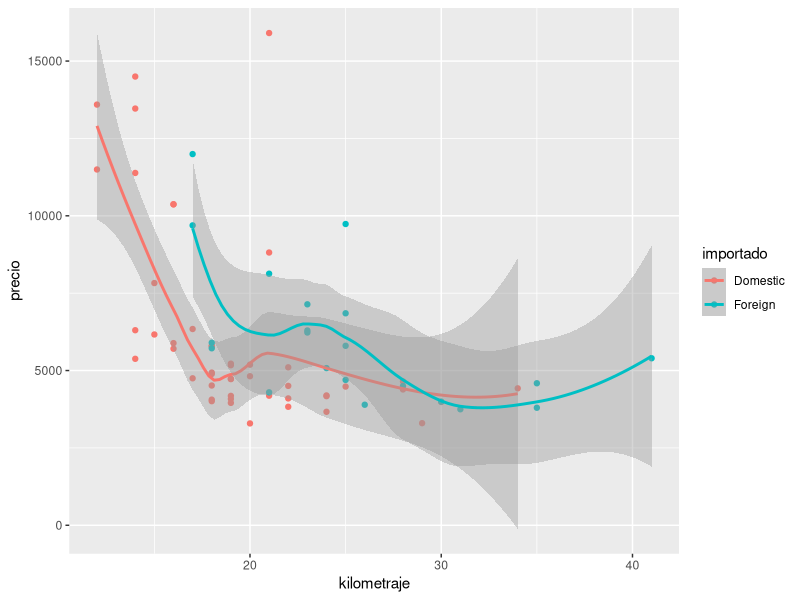

Recreate this plot in R.




datos <- read.csv("data/datos1.csv")



datos1 <- na.omit(datos)

table(datos1$importado) #VEAMOS LAS CATEGORIAS DE LA VARIABLE IMPORTADO


datos1$domestic <- ifelse(datos1$importado == "Domestic",1,0)

datos1$foreign <- ifelse(datos1$importado == "Foreign",1,0)




names(datos1)

# USO 1: EL PRECIO DE LOS AUTOS NACIONALES E IMPORTADOS SON IGUALES

m1 <- lm(precio ~ kilometraje, data = datos1)

summary(m1)


# USO 2: EL PRECIO DE LOS CARROS IMPORTADOS ES MAYOR A DE LOS NACIONALES (CAMBIO PROPORCIONAL)

m2 <- lm(precio ~ kilometraje + foreign, data = datos1)

summary(m2)



# USO 3: EL PRECIO DE LOS CARROS IMPORTADOS ES MAYOR A DE LOS NACIONALES (CAMBIO ESTRUCTURAL)


datos1$new <- datos1$kilometraje * datos1$foreign

m3 <- lm(precio ~ kilometraje + new, data = datos1)

summary(m3)



# USO 4: 

m4 <- lm(precio ~ kilometraje * foreign, data = datos1)

summary(m4)



m4.1 <- lm(precio ~ kilometraje+foreign+new,data=datos1)

summary(m4.1)







# 




m5 <- lm(precio ~ kilometraje + mejoras+foreign+domestic, data=datos1)

summary(m5)



library(ggplot2)


ggplot(datos1, aes(x=kilometraje, y=precio, color=importado))+geom_point()+geom_smooth()










